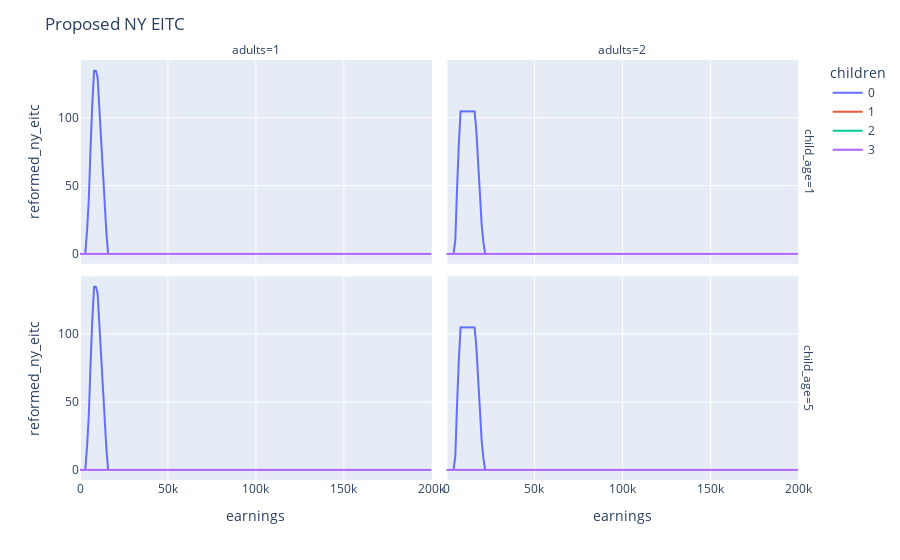

Notebook source saved alongside this figure:
### Code cell
import plotly.express as px

px.line(
    df,
    "earnings",
    "reformed_ny_eitc",
    color="children",
    facet_col="adults",
    facet_row="child_age",
).update_layout(title="Proposed NY EITC")

### Figure 1 — Plotly figure (JSON) as saved in the notebook; plotly's stock layout.template omitted (floating-point values rounded to 4 significant figures; data arrays with more than 128 entries replaced by an {"elided": "..."} marker saying what was removed)
{"data": [{"hovertemplate": "children=0<br>child_age=1<br>adults=1<br>earnings=%{x}<br>reformed_ny_eitc=%{y}<extra></extra>", "legendgroup": "0", "line": {"color": "#636efa", "dash": "solid"}, "marker": {"symbol": "circle"}, "mode": "lines", "name": "0", "showlegend": true, "type": "scattergl", "x": {"elided": "201 int values"}, "xaxis": "x3", "y": {"elided": "201 float values"}, "yaxis": "y3"}, {"hovertemplate": "children=0<br>child_age=1<br>adults=2<br>earnings=%{x}<br>reformed_ny_eitc=%{y}<extra></extra>", "legendgroup": "0", "line": {"color": "#636efa", "dash": "solid"}, "marker": {"symbol": "circle"}, "mode": "lines", "name": "0", "showlegend": false, "type": "scattergl", "x": {"elided": "201 int values"}, "xaxis": "x4", "y": {"elided": "201 float values"}, "yaxis": "y4"}, {"hovertemplate": "children=0<br>child_age=5<br>adults=1<br>earnings=%{x}<br>reformed_ny_eitc=%{y}<extra></extra>", "legendgroup": "0", "line": {"color": "#636efa", "dash": "solid"}, "marker": {"symbol": "circle"}, "mode": "lines", "name": "0", "showlegend": false, "type": "scattergl", "x": {"elided": "201 int values"}, "xaxis": "x", "y": {"elided": "201 float values"}, "yaxis": "y"}, {"hovertemplate": "children=0<br>child_age=5<br>adults=2<br>earnings=%{x}<br>reformed_ny_eitc=%{y}<extra></extra>", "legendgroup": "0", "line": {"color": "#636efa", "dash": "solid"}, "marker": {"symbol": "circle"}, "mode": "lines", "name": "0", "showlegend": false, "type": "scattergl", "x": {"elided": "201 int values"}, "xaxis": "x2", "y": {"elided": "201 float values"}, "yaxis": "y2"}, {"hovertemplate": "children=1<br>child_age=1<br>adults=1<br>earnings=%{x}<br>reformed_ny_eitc=%{y}<extra></extra>", "legendgroup": "1", "line": {"color": "#EF553B", "dash": "solid"}, "marker": {"symbol": "circle"}, "mode": "lines", "name": "1", "showlegend": true, "type": "scattergl", "x": {"elided": "201 int values"}, "xaxis": "x3", "y": {"elided": "201 int values"}, "yaxis": "y3"}, {"hovertemplate": "children=1<br>child_age=1<br>adults=2<br>earnings=%{x}<br>reformed_ny_eitc=%{y}<extra></extra>", "legendgroup": "1", "line": {"color": "#EF553B", "dash": "solid"}, "marker": {"symbol": "circle"}, "mode": "lines", "name": "1", "showlegend": false, "type": "scattergl", "x": {"elided": "201 int values"}, "xaxis": "x4", "y": {"elided": "201 int values"}, "yaxis": "y4"}, {"hovertemplate": "children=1<br>child_age=5<br>adults=1<br>earnings=%{x}<br>reformed_ny_eitc=%{y}<extra></extra>", "legendgroup": "1", "line": {"color": "#EF553B", "dash": "solid"}, "marker": {"symbol": "circle"}, "mode": "lines", "name": "1", "showlegend": false, "type": "scattergl", "x": {"elided": "201 int values"}, "xaxis": "x", "y": {"elided": "201 int values"}, "yaxis": "y"}, {"hovertemplate": "children=1<br>child_age=5<br>adults=2<br>earnings=%{x}<br>reformed_ny_eitc=%{y}<extra></extra>", "legendgroup": "1", "line": {"color": "#EF553B", "dash": "solid"}, "marker": {"symbol": "circle"}, "mode": "lines", "name": "1", "showlegend": false, "type": "scattergl", "x": {"elided": "201 int values"}, "xaxis": "x2", "y": {"elided": "201 int values"}, "yaxis": "y2"}, {"hovertemplate": "children=2<br>child_age=1<br>adults=1<br>earnings=%{x}<br>reformed_ny_eitc=%{y}<extra></extra>", "legendgroup": "2", "line": {"color": "#00cc96", "dash": "solid"}, "marker": {"symbol": "circle"}, "mode": "lines", "name": "2", "showlegend": true, "type": "scattergl", "x": {"elided": "201 int values"}, "xaxis": "x3", "y": {"elided": "201 int values"}, "yaxis": "y3"}, {"hovertemplate": "children=2<br>child_age=1<br>adults=2<br>earnings=%{x}<br>reformed_ny_eitc=%{y}<extra></extra>", "legendgroup": "2", "line": {"color": "#00cc96", "dash": "solid"}, "marker": {"symbol": "circle"}, "mode": "lines", "name": "2", "showlegend": false, "type": "scattergl", "x": {"elided": "201 int values"}, "xaxis": "x4", "y": {"elided": "201 int values"}, "yaxis": "y4"}, {"hovertemplate": "children=2<br>child_age=5<br>adults=1<br>earnings=%{x}<br>reformed_ny_eitc=%{y}<extra></extra>", "legendgroup": "2", "line": {"color": "#00cc96", "dash": "solid"}, "marker": {"symbol": "circle"}, "mode": "lines", "name": "2", "showlegend": false, "type": "scattergl", "x": {"elided": "201 int values"}, "xaxis": "x", "y": {"elided": "201 int values"}, "yaxis": "y"}, {"hovertemplate": "children=2<br>child_age=5<br>adults=2<br>earnings=%{x}<br>reformed_ny_eitc=%{y}<extra></extra>", "legendgroup": "2", "line": {"color": "#00cc96", "dash": "solid"}, "marker": {"symbol": "circle"}, "mode": "lines", "name": "2", "showlegend": false, "type": "scattergl", "x": {"elided": "201 int values"}, "xaxis": "x2", "y": {"elided": "201 int values"}, "yaxis": "y2"}, {"hovertemplate": "children=3<br>child_age=1<br>adults=1<br>earnings=%{x}<br>reformed_ny_eitc=%{y}<extra></extra>", "legendgroup": "3", "line": {"color": "#ab63fa", "dash": "solid"}, "marker": {"symbol": "circle"}, "mode": "lines", "name": "3", "showlegend": true, "type": "scattergl", "x": {"elided": "201 int values"}, "xaxis": "x3", "y": {"elided": "201 int values"}, "yaxis": "y3"}, {"hovertemplate": "children=3<br>child_age=1<br>adults=2<br>earnings=%{x}<br>reformed_ny_eitc=%{y}<extra></extra>", "legendgroup": "3", "line": {"color": "#ab63fa", "dash": "solid"}, "marker": {"symbol": "circle"}, "mode": "lines", "name": "3", "showlegend": false, "type": "scattergl", "x": {"elided": "201 int values"}, "xaxis": "x4", "y": {"elided": "201 int values"}, "yaxis": "y4"}, {"hovertemplate": "children=3<br>child_age=5<br>adults=1<br>earnings=%{x}<br>reformed_ny_eitc=%{y}<extra></extra>", "legendgroup": "3", "line": {"color": "#ab63fa", "dash": "solid"}, "marker": {"symbol": "circle"}, "mode": "lines", "name": "3", "showlegend": false, "type": "scattergl", "x": {"elided": "201 int values"}, "xaxis": "x", "y": {"elided": "201 int values"}, "yaxis": "y"}, {"hovertemplate": "children=3<br>child_age=5<br>adults=2<br>earnings=%{x}<br>reformed_ny_eitc=%{y}<extra></extra>", "legendgroup": "3", "line": {"color": "#ab63fa", "dash": "solid"}, "marker": {"symbol": "circle"}, "mode": "lines", "name": "3", "showlegend": false, "type": "scattergl", "x": {"elided": "201 int values"}, "xaxis": "x2", "y": {"elided": "201 int values"}, "yaxis": "y2"}], "layout": {"annotations": [{"font": {}, "showarrow": false, "text": "adults=1", "x": 0.24, "xanchor": "center", "xref": "paper", "y": 1, "yanchor": "bottom", "yref": "paper"}, {"font": {}, "showarrow": false, "text": "adults=2", "x": 0.74, "xanchor": "center", "xref": "paper", "y": 1, "yanchor": "bottom", "yref": "paper"}, {"font": {}, "showarrow": false, "text": "child_age=5", "textangle": 90, "x": 0.98, "xanchor": "left", "xref": "paper", "y": 0.2425, "yanchor": "middle", "yref": "paper"}, {"font": {}, "showarrow": false, "text": "child_age=1", "textangle": 90, "x": 0.98, "xanchor": "left", "xref": "paper", "y": 0.7575, "yanchor": "middle", "yref": "paper"}], "legend": {"title": {"text": "children"}, "tracegroupgap": 0}, "margin": {"t": 60}, "title": {"text": "Proposed NY EITC"}, "xaxis": {"anchor": "y", "domain": [0, 0.48], "title": {"text": "earnings"}}, "xaxis2": {"anchor": "y2", "domain": [0.5, 0.98], "matches": "x", "title": {"text": "earnings"}}, "xaxis3": {"anchor": "y3", "domain": [0, 0.48], "matches": "x", "showticklabels": false}, "xaxis4": {"anchor": "y4", "domain": [0.5, 0.98], "matches": "x", "showticklabels": false}, "yaxis": {"anchor": "x", "domain": [0, 0.485], "title": {"text": "reformed_ny_eitc"}}, "yaxis2": {"anchor": "x2", "domain": [0, 0.485], "matches": "y", "showticklabels": false}, "yaxis3": {"anchor": "x3", "domain": [0.515, 1], "matches": "y", "title": {"text": "reformed_ny_eitc"}}, "yaxis4": {"anchor": "x4", "domain": [0.515, 1], "matches": "y", "showticklabels": false}}}
